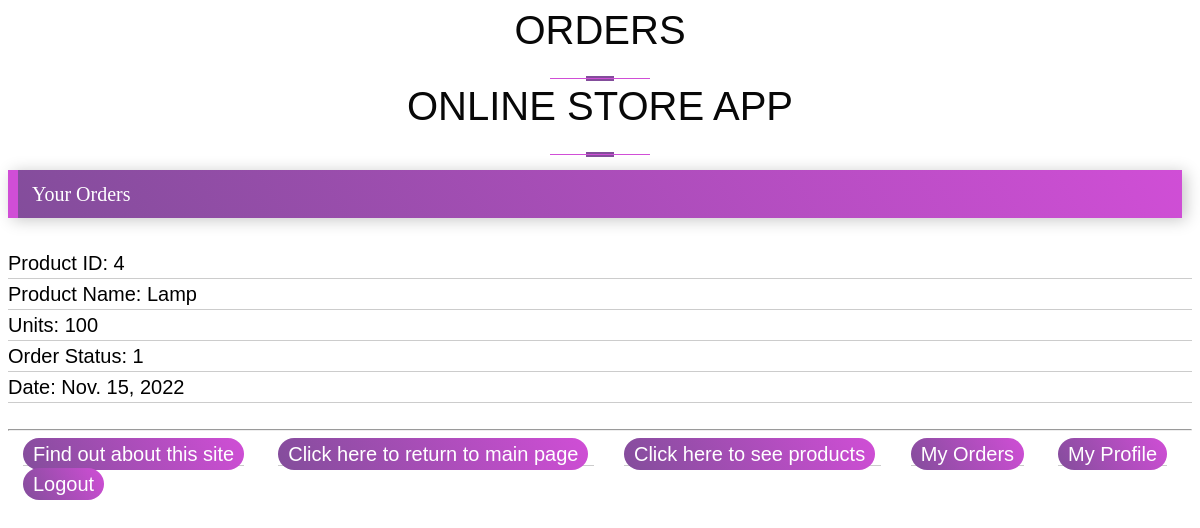
The page /myapp/myorders/ (signed in) on the database as committed earlier.
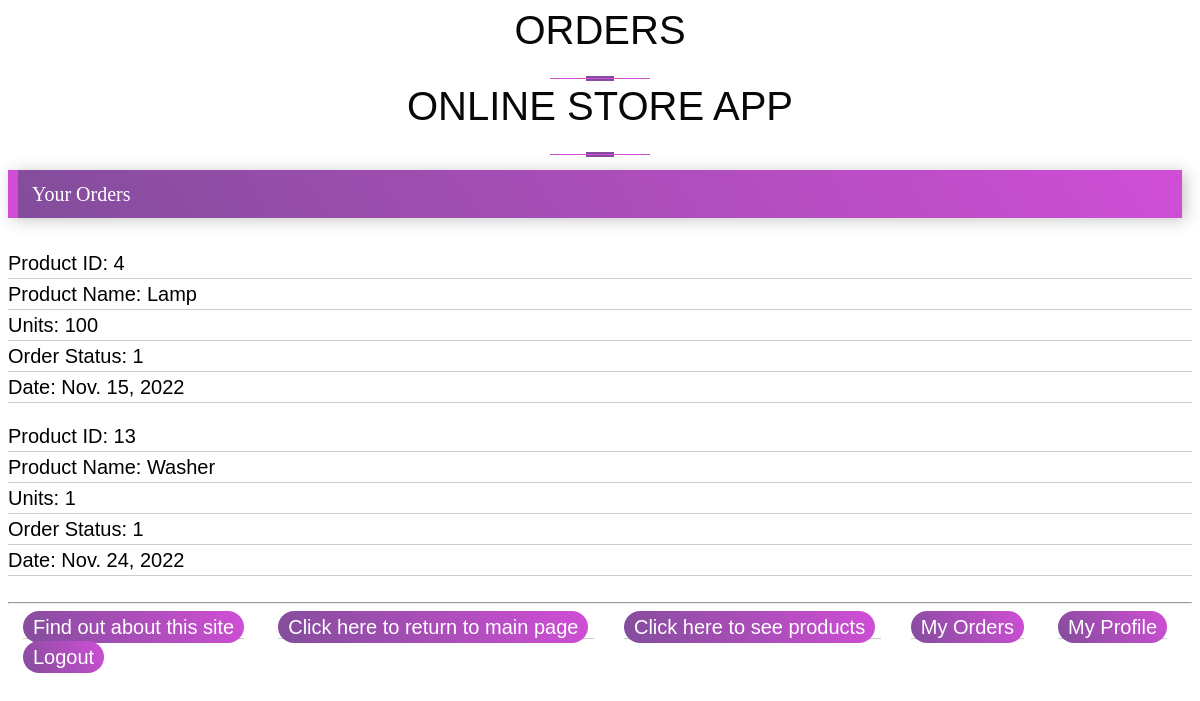
The same page on the database as committed later.
### myapp/models.py (models this page shows, shortened)
class Order(models.Model):
    ORDER_CHOICES = [(0, 'Order Cancelled'), (1, 'Order Placed'), (2, 'Order Shipped'), (3, 'Order Delivered')]
    product = models.ForeignKey(Product, on_delete=models.CASCADE)
    client = models.ForeignKey(Client, on_delete=models.CASCADE)
    num_units = models.PositiveIntegerField()
    order_status = models.IntegerField(choices=ORDER_CHOICES,default=1)
    status_date = models.DateField(auto_now=True)

### myapp/views.py (the view)
# urls.py: path(r'myorders/', views.myorders, name='myorders'),
@login_required(login_url='/myapp/login/')
def myorders(request):
    user = request.user
    clients = list(Client.objects.values_list('username', flat=True))
    if str(user) in clients:
        id = Client.objects.values_list('id', flat=True).filter(username=str(user))[0]
        orders = list(Order.objects.values().filter(client_id=id))
        for order in orders:
            order['name']=Product.objects.values('name').filter(id=order['product_id'])[0]['name']
        return render(request, 'myapp/myorders.html', {'orderlist': orders, 'isClient': True})
    else:
        return render(request, 'myapp/myorders.html', {'orderlist': [], 'isClient': False})

### myapp/templates/myapp/myorders.html
{% extends 'myapp/base.html' %}
{% block myhdg %}
    Orders
{% endblock %}
{% block body_block %}
    {% if isClient %}
         {% if orderlist %}
            <h2>Your Orders</h2>
            <ul>
                {% for order in orderlist %}
                    <li> Product ID: {{ order.product_id }} </li>
                    <li> Product Name: {{ order.name }}</li>
                    <li> Units: {{ order.num_units }} </li>
                    <li> Order Status: {{ order.order_status }} </li>
                    <li> Date: {{ order.status_date }} </li>
                    <br>
                {% endfor %}
            </ul>
       {% else %}
            <h3>You have no orders</h3>
        {% endif %}
    {% else %}
        <h3>You are not a client</h3>
    {% endif %}
{% endblock %}

### myapp/templates/myapp/base.html (shortened to what this page needs)
<!DOCTYPE html>
{% load static %}
<html>
<head>
    <link rel="stylesheet" type="text/css" href="{% static 'myapp/style.css' %}"/>
</head>
<body>
<div>
        <h1>{% block myhdg %}{% endblock %}</h1>
        <h1>
        <div class="app-title">
            {% block myhdg1 %}Online Store App {% endblock %}
        </div>
    </h1>
    {% block body_block %}*** {% endblock %}
</div>
<hr/>
<div class="footer-class">
    <ul>
        <li class="hbar1"><a href="/myapp/about/">Find out about this site</a></li>
        {% if request.path != "/myapp/" %}
            <li class="hbar1">
                <a href="{% url 'myapp:index' %}">Click here to return to main page</a>
            </li>
        {% endif %}
        {% if request.path != "/myapp/products" %}
            <li class="hbar1">
                <a href="{% url 'myapp:products' %}">Click here to see products</a>
            </li>
        {% endif %}
            {% if user.is_authenticated %}
            <li class="hbar1"><a href="{% url 'myapp:myorders' %}">My Orders</a></li>
            <li class="hbar1"><a href="{% url 'myapp:users-profile' %}">My Profile</a></li>
            <li class="hbar1"><a href="{% url 'myapp:logout' %}">Logout</a></li>
        {% else %}
            <li class="hbar1"><a href="{% url 'myapp:login' %}">Login</a></li>
            <li class="hbar1"><a href="{% url 'myapp:register' %}">Register</a></li>
        {% endif %}
    </ul>
</div>
</body>
</html>

### myapp/static/myapp/style.css (style rules this page uses)
h1 { position: relative; padding: 0; margin: 0; font-family: "Raleway", sans-serif; font-weight: 300; font-size: 40px; color: #080808; -webkit-transition: all 0.4s ease 0s; -o-transition: all 0.4s ease 0s; transition: all 0.4s ease 0s; }
h1 { text-align: center; text-transform: uppercase; padding-bottom: 5px; }
h1:before { width: 28px; height: 5px; display: block; content: ""; position: absolute; bottom: 3px; left: 50%; margin-left: -14px; background-color: #834d9b; }
h1:after { width: 100px; height: 1px; display: block; content: ""; position: relative; margin-top: 25px; left: 50%; margin-left: -50px; background-color: #d04ed6; }
h2 { color: #ffffff; font-weight: 400; background: linear-gradient( 58deg ,#834d9b,#d04ed6); width: auto; font-size: 20px; line-height: 1; margin: 10px 10px 30px 0px; padding: 14px; border-left: 10px solid #d04ed6; box-shadow: 4px 2px 15px 0px rgb(199 199 199); }
ul { list-style-type: none; margin: 0; padding: 0; }
li { font: 200 20px/1.5 Helvetica, Verdana, sans-serif; border-bottom: 1px solid #ccc; }
li:last-child { border: none; }
li a { text-decoration: none; color: #000; -webkit-transition: font-size 0.3s ease, background-color 0.3s ease; -moz-transition: font-size 0.3s ease, background-color 0.3s ease; -o-transition: font-size 0.3s ease, background-color 0.3s ease; -ms-transition: font-size 0.3s ease, background-color 0.3s ease; transition: font-size 0.3s ease, background-color 0.3s ease; display: block; width: 200px; }
.hbar1 { display: inline; margin: 15px; }
.hbar1 a { display: inline !important; background: linear-gradient( 58deg ,#834d9b,#d04ed6); padding: 5px 10px; border-radius: 25px; color: #ffffff; }

Rows that differ between the two databases and show on the page:
added Order: product_id "13", name "Washer", num_units "1", order_status "1", status_date "Nov. 24, 2022"
